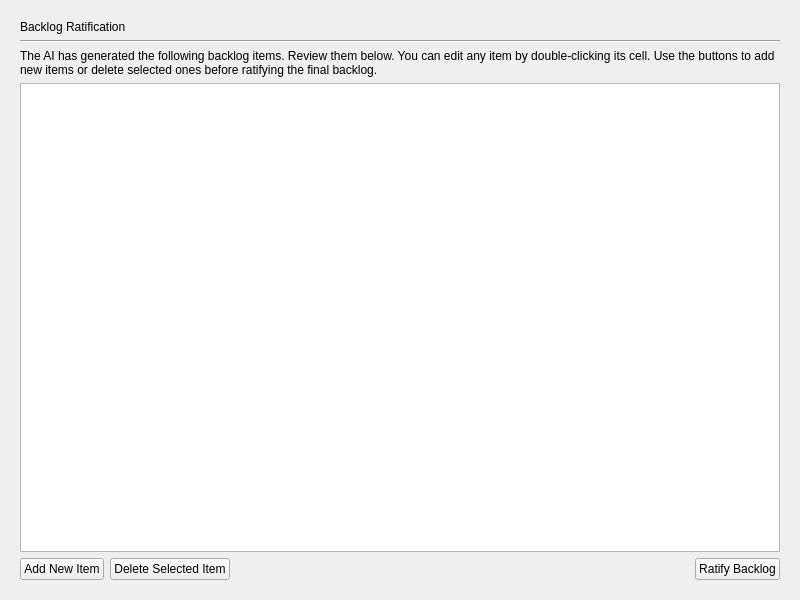
<?xml version="1.0" encoding="UTF-8"?>
<ui version="4.0">
 <class>BacklogRatificationPage</class>
 <widget class="QWidget" name="BacklogRatificationPage">
  <property name="geometry">
   <rect>
    <x>0</x>
    <y>0</y>
    <width>800</width>
    <height>600</height>
   </rect>
  </property>
  <property name="windowTitle">
   <string>Form</string>
  </property>
  <layout class="QVBoxLayout" name="verticalLayout">
   <property name="leftMargin">
    <number>20</number>
   </property>
   <property name="topMargin">
    <number>20</number>
   </property>
   <property name="rightMargin">
    <number>20</number>
   </property>
   <property name="bottomMargin">
    <number>20</number>
   </property>
   <item>
    <widget class="QLabel" name="headerLabel">
     <property name="text">
      <string>Backlog Ratification</string>
     </property>
    </widget>
   </item>
   <item>
    <widget class="Line" name="line">
     <property name="orientation">
      <enum>Qt::Horizontal</enum>
     </property>
    </widget>
   </item>
   <item>
    <widget class="QLabel" name="instructionLabel">
     <property name="text">
      <string>The AI has generated the following backlog items. Review them below. You can edit any item by double-clicking its cell. Use the buttons to add new items or delete selected ones before ratifying the final backlog.</string>
     </property>
     <property name="wordWrap">
      <bool>true</bool>
     </property>
    </widget>
   </item>
   <item>
    <widget class="QTableView" name="backlogTableView"/>
   </item>
   <item>
    <layout class="QHBoxLayout" name="horizontalLayout">
     <item>
      <widget class="QPushButton" name="addItemButton">
       <property name="text">
        <string>Add New Item</string>
       </property>
      </widget>
     </item>
     <item>
      <widget class="QPushButton" name="deleteItemButton">
       <property name="text">
        <string>Delete Selected Item</string>
       </property>
      </widget>
     </item>
     <item>
      <spacer name="horizontalSpacer">
       <property name="orientation">
        <enum>Qt::Horizontal</enum>
       </property>
       <property name="sizeHint" stdset="0">
        <size>
         <width>40</width>
         <height>20</height>
        </size>
       </property>
      </spacer>
     </item>
     <item>
      <widget class="QPushButton" name="ratifyButton">
       <property name="text">
        <string>Ratify Backlog</string>
       </property>
      </widget>
     </item>
    </layout>
   </item>
  </layout>
 </widget>
 <resources/>
 <connections/>
</ui>
